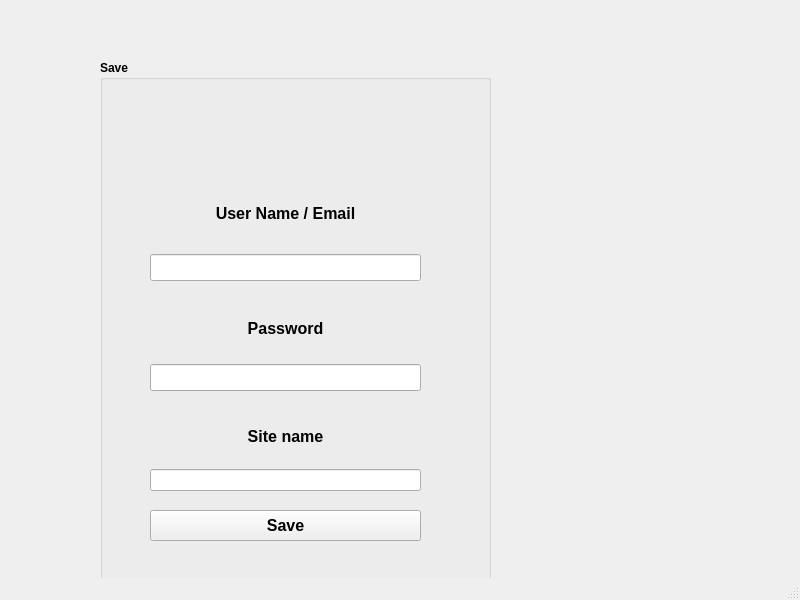
<?xml version="1.0" encoding="UTF-8"?>
<ui version="4.0">
 <class>MainWindow</class>
 <widget class="QMainWindow" name="MainWindow">
  <property name="geometry">
   <rect>
    <x>0</x>
    <y>0</y>
    <width>800</width>
    <height>600</height>
   </rect>
  </property>
  <property name="windowTitle">
   <string>MainWindow</string>
  </property>
  <widget class="QWidget" name="centralwidget">
   <widget class="QGroupBox" name="groupBox">
    <property name="geometry">
     <rect>
      <x>100</x>
      <y>60</y>
      <width>391</width>
      <height>571</height>
     </rect>
    </property>
    <property name="font">
     <font>
      <weight>75</weight>
      <bold>true</bold>
     </font>
    </property>
    <property name="title">
     <string>Save</string>
    </property>
    <widget class="QPushButton" name="save">
     <property name="geometry">
      <rect>
       <x>50</x>
       <y>450</y>
       <width>271</width>
       <height>31</height>
      </rect>
     </property>
     <property name="font">
      <font>
       <pointsize>12</pointsize>
       <weight>75</weight>
       <bold>true</bold>
      </font>
     </property>
     <property name="text">
      <string>Save</string>
     </property>
    </widget>
    <widget class="QLabel" name="label_pic">
     <property name="geometry">
      <rect>
       <x>50</x>
       <y>20</y>
       <width>271</width>
       <height>91</height>
      </rect>
     </property>
     <property name="text">
      <string/>
     </property>
    </widget>
    <widget class="QWidget" name="layoutWidget">
     <property name="geometry">
      <rect>
       <x>50</x>
       <y>120</y>
       <width>271</width>
       <height>101</height>
      </rect>
     </property>
     <layout class="QVBoxLayout" name="verticalLayout">
      <item>
       <widget class="QLabel" name="label">
        <property name="text">
         <string>&lt;html&gt;&lt;head/&gt;&lt;body&gt;&lt;p align=&quot;center&quot;&gt;&lt;span style=&quot; font-size:12pt; font-weight:600;&quot;&gt;User Name / Email&lt;/span&gt;&lt;/p&gt;&lt;/body&gt;&lt;/html&gt;</string>
        </property>
       </widget>
      </item>
      <item>
       <widget class="QLineEdit" name="lineEdit_username">
        <property name="font">
         <font>
          <family>MS Sans Serif</family>
          <pointsize>12</pointsize>
          <weight>50</weight>
          <bold>false</bold>
         </font>
        </property>
       </widget>
      </item>
     </layout>
    </widget>
    <widget class="QWidget" name="layoutWidget">
     <property name="geometry">
      <rect>
       <x>50</x>
       <y>240</y>
       <width>271</width>
       <height>91</height>
      </rect>
     </property>
     <layout class="QVBoxLayout" name="verticalLayout_2">
      <item>
       <widget class="QLabel" name="label_2">
        <property name="text">
         <string>&lt;html&gt;&lt;head/&gt;&lt;body&gt;&lt;p align=&quot;center&quot;&gt;&lt;span style=&quot; font-size:12pt;&quot;&gt;Password&lt;/span&gt;&lt;/p&gt;&lt;/body&gt;&lt;/html&gt;</string>
        </property>
       </widget>
      </item>
      <item>
       <widget class="QLineEdit" name="lineEdit_password">
        <property name="font">
         <font>
          <family>MS Sans Serif</family>
          <pointsize>12</pointsize>
          <weight>50</weight>
          <bold>false</bold>
         </font>
        </property>
        <property name="echoMode">
         <enum>QLineEdit::Password</enum>
        </property>
       </widget>
      </item>
     </layout>
    </widget>
    <widget class="QWidget" name="">
     <property name="geometry">
      <rect>
       <x>50</x>
       <y>350</y>
       <width>271</width>
       <height>81</height>
      </rect>
     </property>
     <layout class="QVBoxLayout" name="verticalLayout_3">
      <item>
       <widget class="QLabel" name="label_3">
        <property name="text">
         <string>&lt;html&gt;&lt;head/&gt;&lt;body&gt;&lt;p align=&quot;center&quot;&gt;&lt;span style=&quot; font-size:12pt; font-weight:600;&quot;&gt;Site name&lt;/span&gt;&lt;/p&gt;&lt;/body&gt;&lt;/html&gt;</string>
        </property>
       </widget>
      </item>
      <item>
       <widget class="QLineEdit" name="lineEdit_sitename">
        <property name="font">
         <font>
          <family>MS Sans Serif</family>
          <weight>75</weight>
          <bold>true</bold>
         </font>
        </property>
       </widget>
      </item>
     </layout>
    </widget>
   </widget>
  </widget>
  <widget class="QMenuBar" name="menubar">
   <property name="geometry">
    <rect>
     <x>0</x>
     <y>0</y>
     <width>800</width>
     <height>21</height>
    </rect>
   </property>
  </widget>
  <widget class="QStatusBar" name="statusbar"/>
 </widget>
 <resources/>
 <connections/>
</ui>
